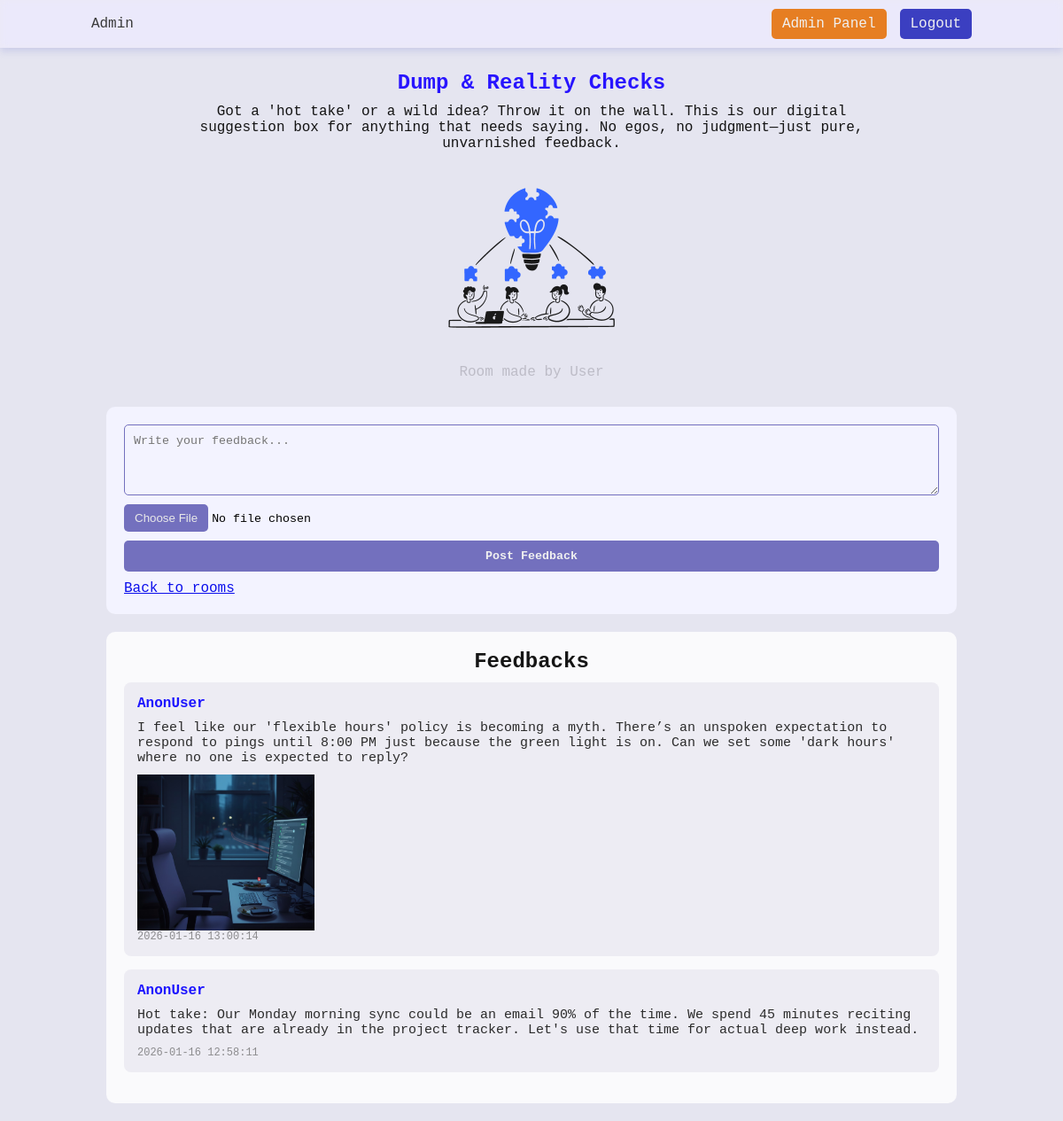
The page /pages/room.php?id=9 (signed in) on the database its author committed.
### tables this page shows
CREATE TABLE `rooms` (
  `room_id` int(11) NOT NULL,
  `user_id` int(11) NOT NULL,
  `title` varchar(255) NOT NULL,
  `description` text NOT NULL,
  `created_at` timestamp NOT NULL DEFAULT current_timestamp(),
  `image` varchar(255) DEFAULT NULL
);

CREATE TABLE `users` (
  `user_id` int(11) NOT NULL,
  `username` varchar(100) NOT NULL,
  `password` varchar(255) NOT NULL,
  `role` enum('user','admin') DEFAULT 'user',
  `created_at` timestamp NOT NULL DEFAULT current_timestamp(),
  `email` varchar(255) NOT NULL
);

CREATE TABLE `feedback` (
  `feedback_id` int(11) NOT NULL,
  `room_id` int(11) NOT NULL,
  `user_id` int(11) NOT NULL,
  `message` text NOT NULL,
  `display_name` varchar(100) DEFAULT 'Anon',
  `created_at` timestamp NOT NULL DEFAULT current_timestamp(),
  `image` varchar(255) DEFAULT NULL
);

### pages/room.php (the view, shortened to what this page needs)
<head>
    <link rel="stylesheet" href="../assets/css/style.css">
</head>
<?php
include "../includes/header.php";
$id = (int) $_GET['id'];
$roomStmt = $conn->prepare(
    "SELECT r.title, r.description, r.image, u.username
     FROM rooms r
     INNER JOIN users u ON r.user_id = u.user_id
     WHERE r.room_id = ?"
);
$roomStmt->bind_param("i", $id);
$roomStmt->execute();
$room = $roomStmt->get_result()->fetch_assoc();
?>
<div class="container">
    <h2 class="room-title"><?= htmlspecialchars($room['title']) ?></h2>
    <p class="room-desc"><?= nl2br(htmlspecialchars($room['description'])) ?></p>
    <?php if ($room['image']): ?>
        <img src="../assets/images/<?= htmlspecialchars($room['image']) ?>" alt="Room Image" style="max-width: 100%; max-height: 200px; height: auto; margin: 0 auto 20px auto; display: block;">
    <?php endif; ?>
    <p class="made-by">Room made by <?= htmlspecialchars($room['username']) ?></p>
    <form method="POST" action="../actions/submit_feedback.php" enctype="multipart/form-data" class="feedback-form">
        <textarea name="message" placeholder="Write your feedback..." required></textarea>
        <input type="file" name="image" accept="image/*" class="file-input">
        <button type="submit">Post Feedback</button>
        <a href="rooms.php" class="link">Back to rooms</a>
    </form>
    <div class="comment-area">
        <h2 style="color:#151515; text-align: center; margin-bottom:10px">Feedbacks</h2>
    <?php
    $comments = $conn->prepare(
        "SELECT display_name, message, created_at, image
         FROM feedback
         WHERE room_id = ?
         ORDER BY created_at DESC"
    );
    $comments->bind_param("i", $id);
    $comments->execute();
    $result = $comments->get_result();
    while ($row = $result->fetch_assoc()):
    ?>
        <div class="comment">
            <strong class="msg-title"><?= htmlspecialchars($row['display_name']) ?></strong>
            <p class="msg"><?= nl2br(htmlspecialchars($row['message'])) ?></p>
            <?php if ($row['image']): ?>
                <img src="../assets/images/<?= htmlspecialchars($row['image']) ?>" alt="Feedback Image" style="max-width: 200px; height: auto; margin-top: 10px; display: block;">
            <?php endif; ?>
            <small class="crdt"><?= $row['created_at'] ?></small>
        </div>
    <?php endwhile; ?>
    </div>
</div>
</body>
</html>

### includes/header.php (shortened to what this page needs)
<!DOCTYPE html>
<html>
<head>
</head>
<body>
<div class="nav">
    <span><?= $_SESSION['username'] ?? 'Guest' ?></span>
    <div style="display: flex; gap: 15px;">
        <?php if (isset($_SESSION['role']) && $_SESSION['role'] === 'admin'): ?>
            <a href="admin.php" style="background-color: #e67e22; border-color: #d35400;">Admin Panel</a>
        <?php endif; ?>
        <a href="logout.php">Logout</a>
    </div>
</div>

### assets/css/style.css (style rules this page uses)
* { margin: 0; padding: 0; box-sizing: border-box; font-family: 'JetBrains Mono', monospace; }
body { background-color: rgb(229, 229, 240); }
.container { margin-top: 80px; }
.link { margin-top: 10px; color: #0c0fec; transition: color 0.2s; }
.nav { position: fixed; top: 0px; display: flex; width: 100%; gap: 60%; background-color: #f5f1ff66; justify-content: center; padding: 10px 0; box-shadow: 0 4px 8px rgba(102, 112, 205, 0.2); backdrop-filter: blur(4px) saturate(180%); align-items: center; color: rgb(57, 57, 57); z-index: 1000 ; }
.nav a { background-color: #3b3fc1; color: #f0f0f0; text-decoration: none; padding: 8px 12px; border-radius: 5px; transition: background-color 0.3s; }
.feedback-form { padding: 20px; display: flex; flex-direction: column; background-color: #f3f3ff; margin: 20px 10%; border-radius: 10px;; }
.feedback-form textarea { padding: 10px; border: 1px solid #7370be; border-radius: 5px; background-color: #f3f3ff; color: #323232; resize: vertical; min-height: 80px; margin-bottom: 10px; }
.feedback-form button { margin-top: 10px; padding: 10px; border: none; border-radius: 5px; background-color: #7370be; color: #f0f0f0; cursor: pointer; transition: background-color 0.3s; font-weight: bold; }
.comment-area { margin: 20px 10%; background-color: #ffffffd1; padding: 20px; border-radius: 10px; }
.comment-area .comment { background-color: #bdb9cf36; padding: 15px; border-radius: 8px; margin-bottom: 15px; }
.comment-area .comment .msg-title { color: #1c14ff; font-size: 16px; }
.comment-area .comment .msg { color: #2b2b2b; margin: 10px 0; font-size: 15px; }
.comment-area .comment .crdt { color: #5a5a5aa7; font-size: 12px; }
.room-title { color: #2814ff; text-align: center; margin-bottom: 10px; }
.room-desc { color: #141414; text-align: center; margin-bottom: 20px; max-width: 800px; margin: 0 auto 20px auto; word-wrap: break-word; overflow-wrap: break-word; }
.made-by { color: #a8a6b1a7; text-align: center; margin-bottom: 30px; }

### rows shown on the page
rooms: title "Dump & Reality Checks", description "Got a 'hot take' or a wild idea? Throw it on the wall. This is our digital suggestion box for anything that needs saying. No egos, no judgment—just pure, unvarnished feedback.", image (picture), user.username "User"
feedback: display_name "AnonUser", message "I feel like our 'flexible hours' policy is becoming a myth. There’s an unspoken expectation to respond to pings until 8:00 PM just because the green light is on. Can we set some 'dark hours' where no one is expected to reply?", image (picture), created_at "2026-01-16 13:00:14"
feedback: display_name "AnonUser", message "Hot take: Our Monday morning sync could be an email 90% of the time. We spend 45 minutes reciting updates that are already in the project tracker. Let's use that time for actual deep work instead.", created_at "2026-01-16 12:58:11"

### other values the page prints
$_SESSION['username'] "Admin"
